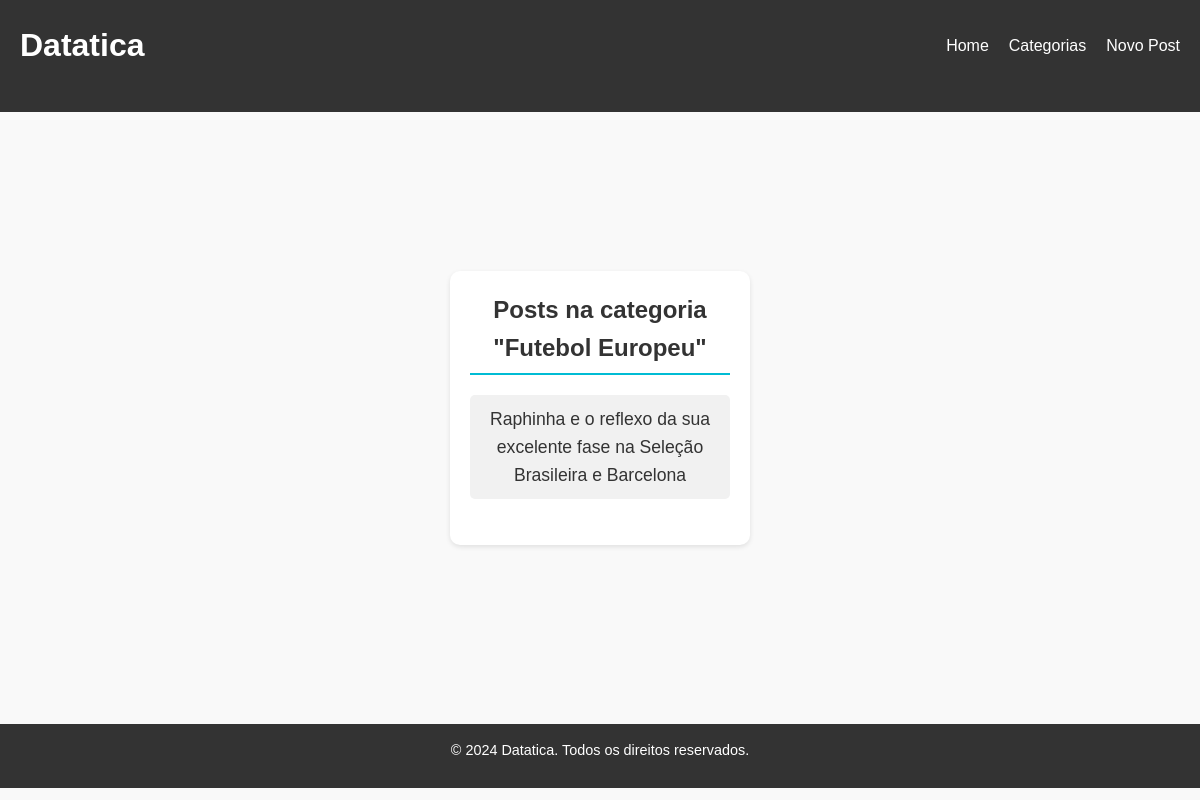
The app's page /categoria/3/ with its own data.
### posts/models.py (models this page shows, shortened)
class Category(models.Model):
    nome = models.CharField(max_length=100, unique=True)
    descricao = models.TextField(blank=True)

class Post(models.Model):
    titulo = models.CharField(max_length=200)
    conteudo = models.TextField()  # Armazena HTML
    data_postagem = models.DateTimeField(auto_now_add=True)
    categorias = models.ManyToManyField('Category', related_name='posts')

### posts/views.py (the view)
# urls.py: path('categoria/<int:id>/', views.detalhes_categoria, name='detalhes_categoria'),
def detalhes_categoria(request, id):
    categoria = get_object_or_404(Category, id=id)
    posts = categoria.posts.order_by('-data_postagem')
    return render(request, 'posts/listar_posts.html', {'posts': posts, 'categoria': categoria})

### posts/templates/posts/listar_posts.html
{% extends 'base.html' %}
{% block content %}
<section class="categories">
    {% if categoria %}
        <h2 class="categories-title">Posts na categoria "{{ categoria.nome }}"</h2>
    {% else %}
        <h2 class="categories-title">Posts</h2>
    {% endif %}
    <ul class="category-list">
        {% for post in posts %}
            <li class="category-item">
                <a href="{% url 'detalhes_post' post.id %}" class="category-link">{{ post.titulo }}</a>
            </li>
        {% endfor %}
    </ul>
    <br>
</section>
{% endblock %}

### static/style.css (style rules this page uses)
* { margin: 0; padding: 0; box-sizing: border-box; }
body { font-family: Arial, sans-serif; line-height: 1.6; background-color: #f9f9f9; color: #333; display: grid; justify-content: center; align-items: center; }
.categories { background: #fff; padding: 20px; border-radius: 10px; box-shadow: 0 2px 5px rgba(0, 0, 0, 0.1); width: 300px; text-align: center; }
.categories-title { font-size: 1.5em; margin-bottom: 20px; color: #333; font-weight: bold; border-bottom: 2px solid #00bcd4; display: inline-block; padding-bottom: 5px; }
.category-list { list-style: none; padding: 0; }
.category-item { margin-bottom: 10px; text-decoration: none; }
.category-item:last-child { margin-bottom: 0; }
.category-link { text-decoration: none; font-size: 1.1em; color: #333; background-color: #f1f1f1; padding: 10px 15px; border-radius: 5px; display: block; transition: background-color 0.3s, transform 0.3s, color 0.3s; }

### records on screen
Category: nome "Futebol Europeu"
Post: titulo "Raphinha e o reflexo da sua excelente fase na Seleção Brasileira e Barcelona"
